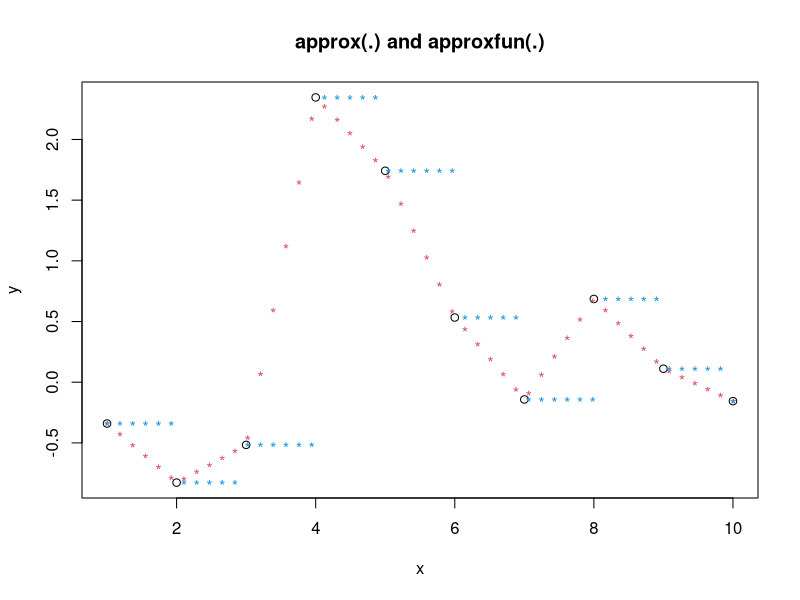

Here is the R script that generated this plot:

DemonstrateApprox <- function() {
  x <- 1:10
  y <- rnorm(10)
  plot(x, y, main = "approx(.) and approxfun(.)")
  points(approx(x, y), col = 2, pch = "*")
  points(approx(x, y, method = "constant"), col = 4, pch = "*")

  x <- 1:10
  y <- 1:10
  a <- approx(x, y, method = "constant")
  names(a)
}

DemonstrateApprox()
